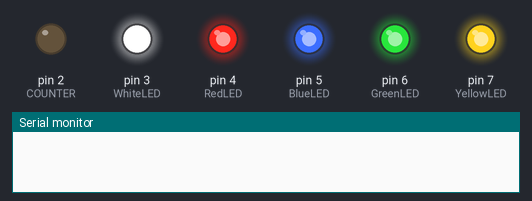
This sketch was run on a simulated Arduino Uno, built with avr-gcc and run on an emulated ATmega328P. Shown: output pins drawn as LEDs (lit = HIGH), the last lines printed to the serial monitor.

Above: at 0.1 s.
At 0.8 s:
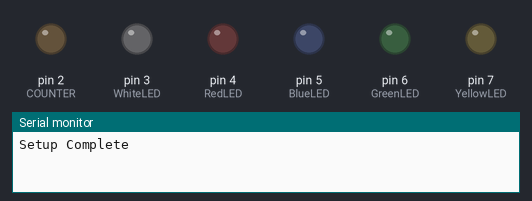
At 40.3 s:
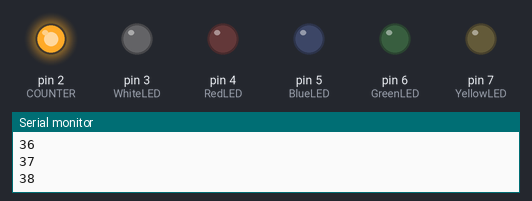
Timing chart, 0 to 40.8 s (numbered marks = the images above):
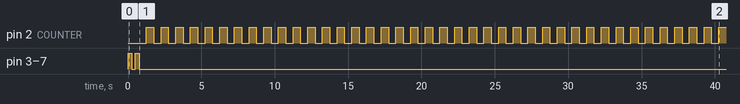

Measured:
- by itself, pin 2 (COUNTER): alternates HIGH for 0.50 s and LOW for 0.50 s

The sketch:

_5Min_Timer.ino
```cpp
/*********************************************************
*                                                        *
* 5 Minute Timer With Minute indicators and Alarm Melody *
*                                                        *
*********************************************************/


#include "pitches.h"

#define SPEAKER 8
#define COUNTER 2
#define RESET 8
#define WhiteLED 3
#define RedLED 4
#define BlueLED 5
#define GreenLED 6
#define YellowLED 7

int SetTime = 500; // Change to 50 to test TIMER
int a = 250; // Change length of StartUp() blink
int melody[] = {
  NOTE_C4, NOTE_G3, NOTE_G3, NOTE_A3, NOTE_G3, 0, NOTE_B3, NOTE_C4
};

// note durations: 4 = quarter note, 8 = eighth note, etc.:
int noteDurations[] = {
  4, 8, 8, 4, 4, 4, 4, 4
};

void setup()
{
  Serial.begin(9600);
  pinMode(SPEAKER, OUTPUT);
  pinMode(WhiteLED, OUTPUT);
  pinMode(RedLED, OUTPUT);
  pinMode(BlueLED, OUTPUT);
  pinMode(GreenLED, OUTPUT);
  pinMode(YellowLED, OUTPUT);
  pinMode(COUNTER, OUTPUT);
  pinMode(RESET, INPUT);
  StartUp();
  Serial.println("Setup Complete");

} // End Setup


void loop()
{

  TIMER(5);

  // iterate over the notes of the melody:
  for (int thisNote = 0; thisNote < 8; thisNote++) {

    // to calculate the note duration, take one second
    // divided by the note type.
    //e.g. quarter note = 1000 / 4, eighth note = 1000/8, etc.
    int noteDuration = 1000 / noteDurations[thisNote];
    tone(SPEAKER, melody[thisNote], noteDuration);


    int pauseBetweenNotes = noteDuration * 1.30;
    delay(pauseBetweenNotes);
    // stop the tone playing:
    noTone(SPEAKER);
  }


   int wait = 1;

    while(wait == 1)  //Waits for RESET button to be pressed
    {}

} //End Main


void TIMER(int set)
{

   for(int Mins = 1; Mins <= set; Mins++)
   {

    for(int secs = 0; secs <= 60; secs++)
    {

      delay(SetTime);
      digitalWrite(COUNTER, HIGH);
      delay(SetTime);
      digitalWrite(COUNTER, LOW);
      Serial.println(secs);

    } //End Seconds loop

    Serial.println(Mins);

    switch(Mins)
    {

      case 1:
        digitalWrite(WhiteLED, HIGH);
        break;
      case 2:
        digitalWrite(RedLED, HIGH);
        break;
      case 3:
        digitalWrite(BlueLED, HIGH);
        break;
      case 4:
        digitalWrite(GreenLED, HIGH);
        break;
      case 5:
        digitalWrite(YellowLED, HIGH);
        break;

    } // End Switch

  } //End Minutes Loop

} //End TIMER()


void StartUp()
{

  digitalWrite(WhiteLED, HIGH);
  digitalWrite(RedLED, HIGH);
  digitalWrite(BlueLED, HIGH);
  digitalWrite(GreenLED, HIGH);
  digitalWrite(YellowLED, HIGH);

  delay(a);
  digitalWrite(WhiteLED, LOW);
  digitalWrite(RedLED, LOW);
  digitalWrite(BlueLED, LOW);
  digitalWrite(GreenLED, LOW);
  digitalWrite(YellowLED, LOW);

  delay(a);
  digitalWrite(WhiteLED, HIGH);
  digitalWrite(RedLED, HIGH);
  digitalWrite(BlueLED, HIGH);
  digitalWrite(GreenLED, HIGH);
  digitalWrite(YellowLED, HIGH);;

  delay(a);
  digitalWrite(WhiteLED, LOW);
  digitalWrite(RedLED, LOW);
  digitalWrite(BlueLED, LOW);
  digitalWrite(GreenLED, LOW);
  digitalWrite(YellowLED, LOW);

} // End StartUp()
```

pitches.h
```cpp
/*************************************************
 * Public Constants
 *************************************************/

#define NOTE_B0  31
#define NOTE_C1  33
#define NOTE_CS1 35
#define NOTE_D1  37
#define NOTE_DS1 39
#define NOTE_E1  41
#define NOTE_F1  44
#define NOTE_FS1 46
#define NOTE_G1  49
#define NOTE_GS1 52
#define NOTE_A1  55
#define NOTE_AS1 58
#define NOTE_B1  62
#define NOTE_C2  65
#define NOTE_CS2 69
#define NOTE_D2  73
#define NOTE_DS2 78
#define NOTE_E2  82
#define NOTE_F2  87
#define NOTE_FS2 93
#define NOTE_G2  98
#define NOTE_GS2 104
#define NOTE_A2  110
#define NOTE_AS2 117
#define NOTE_B2  123
#define NOTE_C3  131
#define NOTE_CS3 139
#define NOTE_D3  147
#define NOTE_DS3 156
#define NOTE_E3  165
#define NOTE_F3  175
#define NOTE_FS3 185
#define NOTE_G3  196
#define NOTE_GS3 208
#define NOTE_A3  220
#define NOTE_AS3 233
#define NOTE_B3  247
#define NOTE_C4  262
#define NOTE_CS4 277
#define NOTE_D4  294
#define NOTE_DS4 311
#define NOTE_E4  330
#define NOTE_F4  349
#define NOTE_FS4 370
#define NOTE_G4  392
#define NOTE_GS4 415
#define NOTE_A4  440
#define NOTE_AS4 466
#define NOTE_B4  494
#define NOTE_C5  523
#define NOTE_CS5 554
#define NOTE_D5  587
#define NOTE_DS5 622
#define NOTE_E5  659
#define NOTE_F5  698
#define NOTE_FS5 740
#define NOTE_G5  784
#define NOTE_GS5 831
#define NOTE_A5  880
#define NOTE_AS5 932
#define NOTE_B5  988
#define NOTE_C6  1047
#define NOTE_CS6 1109
#define NOTE_D6  1175
#define NOTE_DS6 1245
#define NOTE_E6  1319
#define NOTE_F6  1397
#define NOTE_FS6 1480
#define NOTE_G6  1568
#define NOTE_GS6 1661
#define NOTE_A6  1760
#define NOTE_AS6 1865
#define NOTE_B6  1976
#define NOTE_C7  2093
#define NOTE_CS7 2217
#define NOTE_D7  2349
#define NOTE_DS7 2489
#define NOTE_E7  2637
#define NOTE_F7  2794
#define NOTE_FS7 2960
#define NOTE_G7  3136
#define NOTE_GS7 3322
#define NOTE_A7  3520
#define NOTE_AS7 3729
#define NOTE_B7  3951
#define NOTE_C8  4186
#define NOTE_CS8 4435
#define NOTE_D8  4699
#define NOTE_DS8 4978
```
